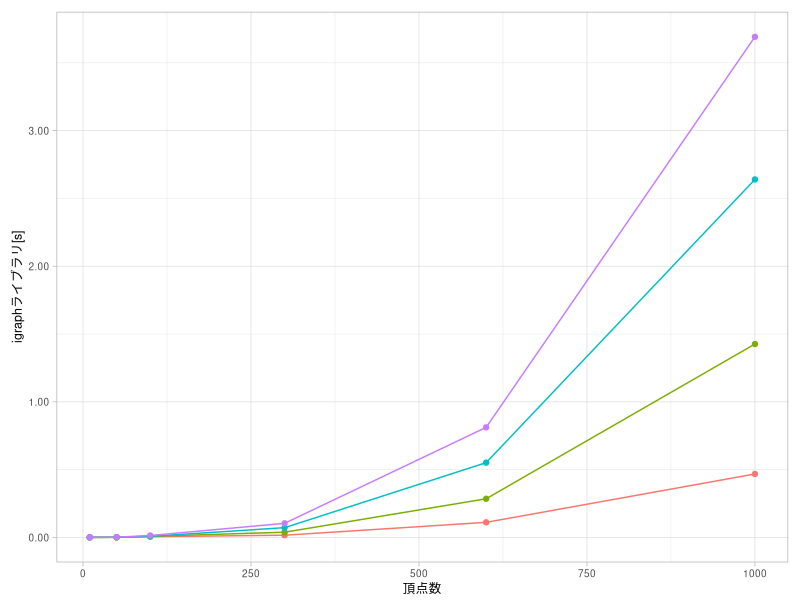

This figure's R source: (Note: this script raises an error after producing the figure.)
library(readr)
library(dplyr)
library(tidyr)
library(ggplot2)
library(grid)
library(gridExtra)
library(gtable)

theme_set(theme_light())

g_grob <- function(gp, elem) {
  tmp <- ggplot_gtable(ggplot_build(gp))
  g <- grep(elem, sapply(tmp$grobs, function(x) x$name))
  grob <- tmp$grobs[[g]]
  return(grob)
}

g_filter <- function(gp, elem) {
  return(gtable_filter(ggplotGrob(gp), elem))
}

hide_title_and_yaxis_and_legend <- function(gp) {
  return(gp + theme(
    plot.margin = unit(c(3, 1, 1, 0), 'mm'),
    plot.title = element_blank(),
    axis.title.y = element_blank(),
    axis.ticks.length = unit(1, 'mm'),
    axis.text.y = element_blank(),
    legend.position = 'none'
  ))
}

blank <- grid.rect(gp = gpar(col = 'white'))

make_margin <- function(gp, p_height) {
  g <- arrangeGrob(
    blank, gp, blank,
    nrow = 3,
    heights = unit.c(
      unit(3, 'mm'),
      panel_height,
      unit(1, 'npc') - p_height - unit(3, 'mm')
    ),
    widths = unit.c(sum(gp$widths))
  )
  return(g)
}

type_breaks = c('random', 'scale-free')
alg_breaks = c('proposed', 'igraph')
data <- read_csv('../data/the-dist-delete-mws.csv') %>%
  select(-c(m, test, seed)) %>%
  rename(proposed = `time`, igraph = `time-igraph`) %>%
  gather(alg, time, c(proposed, igraph)) %>%
  group_by(n, type, `p-or-m`, alg) %>%
  summarise(time = mean(time)) %>%
  ungroup() %>%
  mutate(
    type = factor(type, levels = type_breaks),
    alg = factor(alg, levels = alg_breaks),
    p = ifelse(type == 'random', `p-or-m`, NA),
    m = ifelse(type == 'scale-free', `p-or-m`, NA)) %>%
  arrange(type, alg)

pf <- function(vtype, valg) {
  title <- ifelse(vtype == 'random', 'Erdős-Rényiモデル', 'Barabási-Albertモデル')
  title_ylab <- ifelse(valg == 'proposed', '提案手法[s]', 'igraphライブラリ[s]')
  title_xlab <- '頂点数'
  gp <- ggplot(
    filter(data, type == vtype, alg == valg),
    aes(n, time, colour = as.factor(ifelse(type == 'random', p, m)))
    ) +
    ggtitle(title) +
    geom_line() +
    geom_point() +
    scale_x_continuous(name = title_xlab) +
    scale_y_continuous(name = title_ylab, labels = function(y) format(y, nsmall = 2)) +
    labs(colour = ifelse(vtype == 'random', 'p', 'm')) +
    theme(
      text = element_text(size = 9),
      plot.title = element_text(hjust = 0.5),
      plot.margin = unit(c(3, 3, 1, 3), 'mm'),
      legend.position = 'bottom'
      )
  return(gp)
}

plot_height <- unit(2.5, 'inches')
cairo_pdf('dist-delete.pdf', width = 3, height = convertHeight(plot_height, 'inches', TRUE))
pf('random', 'igraph') + theme(plot.title = element_blank(), legend.position = 'none')
seekViewport('panel.6-4-6-4')
panel_width <- convertWidth(unit(1, 'npc'), 'inches')
panel_height <- convertHeight(unit(1, 'npc'), 'inches')
seekViewport('layout')
dev.off()

gp_igraph_random <- pf('random', 'igraph')
gp_igraph_scalefree <- pf('scale-free', 'igraph')
gp_proposed_random <- pf('random', 'proposed')
gp_proposed_scalefree <- pf('scale-free', 'proposed')

p_random_title <- g_grob(gp_igraph_random, 'plot.title')
p_scalefree_title <- g_grob(gp_igraph_scalefree, 'plot.title')
gp_igraph_ylab <- g_grob(gp_igraph_random, 'axis.title.y')
p_igraph_ylab <- make_margin(gp_igraph_ylab, panel_height)
gp_proposed_ylab <- g_grob(gp_proposed_random, 'axis.title.y')
p_proposed_ylab <- make_margin(gp_proposed_ylab, panel_height)

gp_igraph_random_yaxis <- g_filter(gp_igraph_random, 'axis-l')
p_igraph_random_yaxis <- make_margin(gp_igraph_random_yaxis, panel_height)
p_igraph_random <- hide_title_and_yaxis_and_legend(gp_igraph_random)
gp_igraph_scalefree_yaxis <- g_filter(gp_igraph_scalefree, 'axis-l')
p_igraph_scalefree_yaxis <- make_margin(gp_igraph_scalefree_yaxis, panel_height)
p_igraph_scalefree <- hide_title_and_yaxis_and_legend(gp_igraph_scalefree)

gp_proposed_random_yaxis <- g_filter(gp_proposed_random, 'axis-l')
p_proposed_random_yaxis <- make_margin(gp_proposed_random_yaxis, panel_height)
p_proposed_random <- hide_title_and_yaxis_and_legend(gp_proposed_random)
gp_proposed_scalefree_yaxis <- g_filter(gp_proposed_scalefree, 'axis-l')
p_proposed_scalefree_yaxis <- make_margin(gp_proposed_scalefree_yaxis, panel_height)
p_proposed_scalefree <- hide_title_and_yaxis_and_legend(gp_proposed_scalefree)

p_random_legend <- g_grob(gp_igraph_random, 'guide-box')
p_scalefree_legend <- g_grob(gp_igraph_scalefree, 'guide-box')

ylab_width <- max(sum(p_igraph_ylab$widths), sum(p_proposed_ylab$widths)) + unit(1, 'mm')
yaxis_width <- sum(p_igraph_random_yaxis$widths) + unit(1, 'mm')
title_width <- (unit(1, 'npc') - 2*ylab_width - 2*yaxis_width) * 0.5
title_height <- max(sum(p_random_title$heights), sum(p_scalefree_title$heights)) + unit(1, 'mm')
legend_height <- sum(p_random_legend$heights)

cairo_pdf('dist-delete.pdf', width = 7,
          height = convertHeight(title_height+unit(5.0, 'inches')+legend_height, 'inches', TRUE))
grid.arrange(
  blank, blank, p_random_title, blank, p_scalefree_title, blank,
  p_igraph_ylab, p_igraph_random_yaxis, p_igraph_random, p_igraph_scalefree_yaxis, p_igraph_scalefree, blank,
  p_proposed_ylab, p_proposed_random_yaxis, p_proposed_random, p_proposed_scalefree_yaxis, p_proposed_scalefree, blank,
  blank, blank, p_random_legend, blank, p_scalefree_legend, blank,
  ncol = 6,
  nrow = 4,
  widths = unit.c(ylab_width, yaxis_width, title_width, yaxis_width, title_width, ylab_width),
  heights = unit.c(title_height, plot_height, plot_height, legend_height)
)
dev.off()

# padding
cairo_pdf('dist-delete-1-1.pdf',
          width  = convertWidth(ylab_width, 'inches', TRUE),
          height = convertHeight(title_height, 'inches', TRUE))
grid.draw(blank)
dev.off()
cairo_pdf('dist-delete-1-2.pdf',
          width  = convertWidth(yaxis_width, 'inches', TRUE),
          height = convertHeight(title_height, 'inches', TRUE))
grid.draw(blank)
dev.off()
cairo_pdf('dist-delete-2-1.pdf',
          width  = convertWidth(ylab_width, 'inches', TRUE),
          height = convertHeight(legend_height, 'inches', TRUE))
grid.draw(blank)
dev.off()
cairo_pdf('dist-delete-2-2.pdf',
          width  = convertWidth(yaxis_width, 'inches', TRUE),
          height = convertHeight(legend_height, 'inches', TRUE))
grid.draw(blank)
dev.off()
cairo_pdf('dist-delete-3-6.pdf',
          width  = convertWidth(ylab_width, 'inches', TRUE),
          height = convertHeight(panel_height, 'inches', TRUE))
grid.draw(blank)
dev.off()

# row 1 title
cairo_pdf('dist-delete-random-title.pdf',
          width = convertWidth(panel_width, 'inches', TRUE),
          height = convertHeight(title_height, 'inches', TRUE))
grid.draw(p_random_title)
dev.off()
cairo_pdf('dist-delete-scalefree-title.pdf',
          width = convertWidth(panel_width, 'inches', TRUE),
          height = convertHeight(title_height, 'inches', TRUE))
grid.draw(p_scalefree_title)
dev.off()

# row 2 legend
cairo_pdf('dist-delete-random-legend.pdf',
          width = convertWidth(panel_width, 'inches', TRUE),
          height = convertHeight(legend_height, 'inches', TRUE))
grid.draw(p_random_legend)
dev.off()
cairo_pdf('dist-delete-scalefree-legend.pdf',
          width = convertWidth(panel_width, 'inches', TRUE),
          height = convertHeight(legend_height, 'inches', TRUE))
grid.draw(p_scalefree_legend)
dev.off()

# row 3 igraph
cairo_pdf('dist-delete-igraph-ylab.pdf',
          width = convertWidth(ylab_width, 'inches', TRUE),
          height = convertHeight(plot_height, 'inches', TRUE))
grid.draw(p_igraph_ylab)
dev.off()
cairo_pdf('dist-delete-igraph-random-yaxis.pdf',
          width = convertWidth(yaxis_width, 'inches', TRUE),
          height = convertHeight(plot_height, 'inches', TRUE))
grid.draw(p_igraph_random_yaxis)
dev.off()
cairo_pdf('dist-delete-igraph-random.pdf',
          width = convertWidth(panel_width, 'inches', TRUE),
          height = convertHeight(plot_height, 'inches', TRUE))
grid.draw(p_igraph_random)
dev.off()
cairo_pdf('dist-delete-igraph-scalefree-yaxis.pdf',
          width = convertWidth(yaxis_width, 'inches', TRUE),
          height = convertHeight(plot_height, 'inches', TRUE))
grid.draw(p_igraph_scalefree_yaxis)
dev.off()
cairo_pdf('dist-delete-igraph-scalefree.pdf',
          width = convertWidth(panel_width, 'inches', TRUE),
          height = convertHeight(plot_height, 'inches', TRUE))
grid.draw(p_igraph_scalefree)
dev.off()

# row 4 proposed method
cairo_pdf('dist-delete-proposed-ylab.pdf',
          width = convertWidth(ylab_width, 'inches', TRUE),
          height = convertHeight(plot_height, 'inches', TRUE))
grid.draw(p_proposed_ylab)
dev.off()
cairo_pdf('dist-delete-proposed-ylab.pdf',
          width = convertWidth(ylab_width, 'inches', TRUE),
          height = convertHeight(plot_height, 'inches', TRUE))
grid.draw(p_proposed_ylab)
dev.off()
cairo_pdf('dist-delete-proposed-random-yaxis.pdf',
          width = convertWidth(yaxis_width, 'inches', TRUE),
          height = convertHeight(plot_height, 'inches', TRUE))
grid.draw(p_proposed_random_yaxis)
dev.off()
cairo_pdf('dist-delete-proposed-random.pdf',
          width = convertWidth(panel_width, 'inches', TRUE),
          height = convertHeight(plot_height, 'inches', TRUE))
grid.draw(p_proposed_random)
dev.off()
cairo_pdf('dist-delete-proposed-scalefree-yaxis.pdf',
          width = convertWidth(yaxis_width, 'inches', TRUE),
          height = convertHeight(plot_height, 'inches', TRUE))
grid.draw(p_proposed_scalefree_yaxis)
dev.off()
cairo_pdf('dist-delete-proposed-scalefree.pdf',
          width = convertWidth(panel_width, 'inches', TRUE),
          height = convertHeight(plot_height, 'inches', TRUE))
grid.draw(p_proposed_scalefree)
dev.off()
